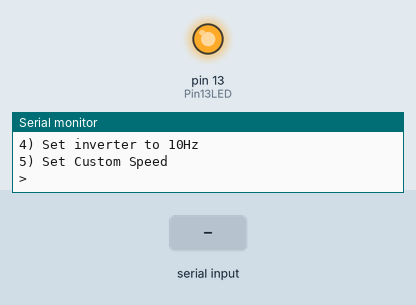
Recording of a sketch running on a simulated Arduino Uno, built with avr-gcc and run on an emulated ATmega328P. Parts: output pins drawn as LEDs (lit = HIGH), the last lines printed to the serial monitor. The inputs (shaded band) are chosen by the test bench. Pins used as bus, display or sensor lines are not drawn.

Above: at 1.3 s.
1.4 s: "1\n" received over Serial
At 2.53 s:
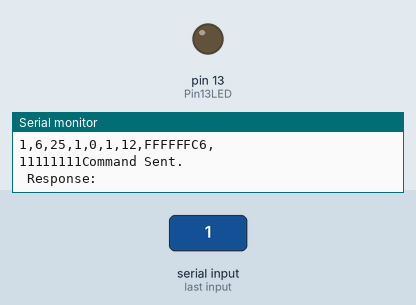
4.1 s: "2\n" received over Serial
At 6.3 s:
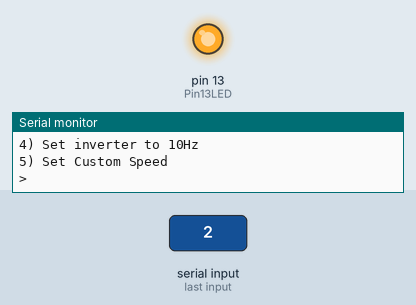
6.6 s: "3\n" received over Serial
At 7.74 s:
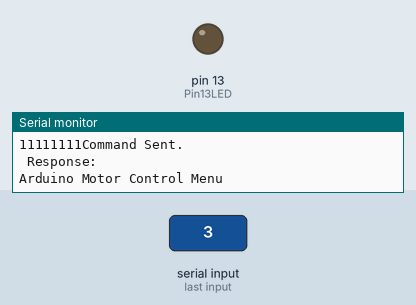
Timing chart, 0 to 9.6 s (numbered marks = the images above; inputs shaded):
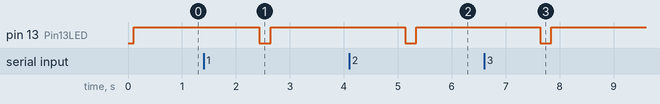

The sketch:

RS485Playground.ino
```cpp
/* L510 Inverter Current Speed Reader
 * Using RS485
*/

/*-----( Import needed libraries )-----*/
#include <SoftwareSerial.h>
/*-----( Declare Constants and Pin Numbers )-----*/
#define SSerialRX        10  //Serial Receive pin
#define SSerialTX        11  //Serial Transmit pin

#define SSerialTxControl 3   //RS485 Direction control

#define RS485Transmit    HIGH
#define RS485Receive     LOW

#define Pin13LED         13


/*-----( Declare objects )-----*/
SoftwareSerial RS485Serial(SSerialRX, SSerialTX); // RX, TX
String inputString = ""; // place to store serial port input

/*-----( Declare Variables )-----*/
int byteReceived;
int byteSend;
int i, j;
boolean menulevel; // keeps track of menu level

void print_menu(){

  // Menu level 1 is speed setting
  if(menulevel==1){
  Serial.println("##.##> ");
  }
  // Default to main menu
  else{
  // Print menu options
  Serial.println("\nArduino Motor Control Menu");
  Serial.println("Select option:");
  Serial.println("1) Set inverter to RUN");
  Serial.println("2) Set inverter to STOP");
  Serial.println("3) Set inverter to 60Hz");
  Serial.println("4) Set inverter to 10Hz");
  Serial.println("5) Set Custom Speed");
  Serial.println("> ");
  }
}
void setup()   /****** SETUP: RUNS ONCE ******/
{
  // MAIN SERIAL SETUP
  // Start the built-in serial port, probably to Serial Monitor
  Serial.begin(9600);

  // RS485 SETUP

  pinMode(Pin13LED, OUTPUT);
  pinMode(SSerialTxControl, OUTPUT);

  digitalWrite(SSerialTxControl, RS485Receive);  // Init Transceiver

  // Start the software serial port, to another device
  RS485Serial.begin(9600);   // set the data rate

  // MENU SETUP
  menulevel = 0;
  print_menu();
}//--(end setup )---

// Checksum: generate CR16 checksum and overwrite last two bytes of commmand with it - for RTU
char *checksum(byte *command, int len)
{
  word sum = 0xFFFF;
  //Serial.println(sum, HEX);

  for(i=0; i<(len-2); i++){
    //Serial.println(command[i], HEX);
    sum ^= command[i];
    //Serial.println(sum, BIN);

    for(j =0; j<8; j++){
      if(sum & 0x0001){
        sum = (sum >> 1)^0xa001;
      }
      else{
        sum = sum >> 1;
      }
    }
  }
     Serial.println(sum, HEX);
     command[6] = sum & 0xFF; // little byte, overwrite big side with zeroes
     command[7] = sum  >> 8; // big  byte, shift right into little zone and reassign

     return command;
}

void motor_ctl(const char *controlStatement, int len)
{
  // Perform checksum
  checksum(controlStatement, len);

  Serial.println("Sending motor control signal...");

  // Print out hex code for signal being sent
  for(i=0; i<8; i++){
    Serial.print(controlStatement[i],HEX);
    Serial.print(",");
  }
  Serial.println("\n");

    // Enable RS485 Transmit
    digitalWrite(SSerialTxControl, RS485Transmit);

    // Send command byte-wise
    for(i=0; i<8;i++){
      RS485Serial.print(controlStatement[i]);
      Serial.print(("1"));

    }

    digitalWrite(Pin13LED, LOW);  // Show activity
    delay(10);
    digitalWrite(SSerialTxControl, RS485Receive);  // Disable RS485 Transmit
    Serial.println("Command Sent.");

  // Read back response message from inverter
  Serial.println("\n Response: ");
  if (RS485Serial.available())  //Look for data from inverter
   {
    digitalWrite(Pin13LED, HIGH);  // Show activity

    for(i=0; i<8; i++)
    {
         byteReceived = RS485Serial.read();    // Read received byte
         Serial.print(byteReceived,HEX);        // Show on Serial Monitor
         Serial.print(",");

         delay(10);
    }

    digitalWrite(Pin13LED, LOW);  // Show activity
   }


}
void customFreq(float freq){
  Serial.println("Custom frequency function!");
  char SPEED_CMD[] = {0x01, 0x06, 0x25, 0x02, 0x03, 0xE8, 0xFF, 0xFF};

  // make sure speed is within bounds
  if(freq < 60.00 && freq >= 0){

      // multiply by 10
      freq *= 100;

      // cast to 16-bit integer
      int ifreq = (int)freq;
      Serial.print("Frequency: ");
      Serial.print(ifreq);
      Serial.print (",");
      Serial.println(ifreq, HEX);

      SPEED_CMD[4] = (ifreq & 0xFF00) >> 8; // big byte
      SPEED_CMD[5] = ifreq & 0xFF; // little byte


    motor_ctl(SPEED_CMD, 8);
  }
  else{
    Serial.println("Error: frequency out of range");
  }

}

void loop()   /****** LOOP: RUNS CONSTANTLY ******/
{

  digitalWrite(Pin13LED, HIGH);  // Show activity
  if (Serial.available())  // If we have input from the terminal
  {
    inputString = Serial.readString(); // get menu input
    Serial.print("Input: " );
    Serial.println(inputString);

    char RUN_CMD[] = {0x01, 0x06, 0x25, 0x01, 0x00, 0x01, 0x12, 0xC6};
    char STOP_CMD[] = {0x01, 0x06, 0x25, 0x01, 0x00, 0x00, 0xD3, 0x06};
    char SPEED_CMD[] = {0x01, 0x06, 0x25, 0x02, 0x17, 0x70, 0xFF, 0xFF};
    char SPEED_LO[] = {0x01, 0x06, 0x25, 0x02, 0x03, 0xE8, 0xFF, 0xFF};

    if(menulevel==1){
      Serial.print("Frequency command: ");
      Serial.println(inputString);
      customFreq(inputString.toFloat());
      menulevel = 0;
    }
    else{
    switch(inputString[0]){
       case '1':
        Serial.println("RUN Motor.");
        motor_ctl(RUN_CMD, 8);
        break;
       case '2':
        Serial.println("STOP Motor.");
        motor_ctl(STOP_CMD, 8);
        break;
       case '3':
        Serial.println("SET Speed at 60 Hz.");
        motor_ctl(SPEED_CMD, 8);
        break;
       case '4':
        Serial.println("SET Speed at 10 Hz.");
        motor_ctl(SPEED_LO, 8);
        break;
       case '5':
        Serial.println("SET Custom speed.");
        menulevel = 1;

        break;
       default:
        Serial.println("Unknown option.");
    }
    }
    print_menu();

  }

}//--(end main loop )---

/*-----( Declare User-written Functions )-----*/

//NONE
//*********( THE END )***********
```

Measured:
- after the input at 1.4 s, pin 13 (Pin13LED): HIGH → LOW after 1.0 s, → HIGH 0.21 s later
- after the input at 4.1 s, pin 13 (Pin13LED): HIGH → LOW after 1.0 s, → HIGH 0.21 s later
- after the input at 6.6 s, pin 13 (Pin13LED): HIGH → LOW after 1.0 s, → HIGH 0.21 s later
